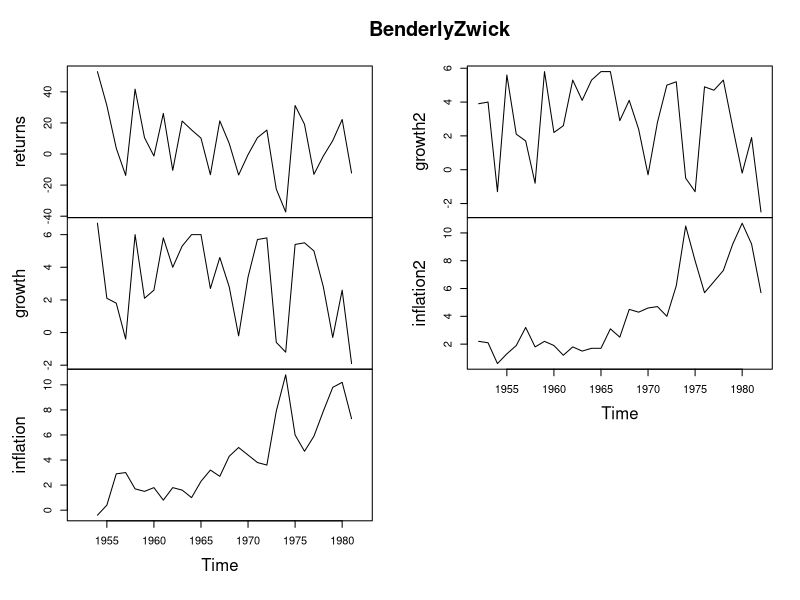

R code for this plot:
library(AER)


### Name: BenderlyZwick
### Title: Benderly and Zwick Data: Inflation, Growth and Stock Returns
### Aliases: BenderlyZwick
### Keywords: datasets

### ** Examples

data("BenderlyZwick")
plot(BenderlyZwick)

## Benderly and Zwick (1985), p. 1116
library("dynlm")
bz_ols <- dynlm(returns ~ growth + inflation,
  data = BenderlyZwick/100, start = 1956, end = 1981)
summary(bz_ols)

## Zaman, Rousseeuw and Orhan (2001)
## use larger period, without scaling
bz_ols2 <- dynlm(returns ~ growth + inflation,
  data = BenderlyZwick, start = 1954, end = 1981)
summary(bz_ols2)
